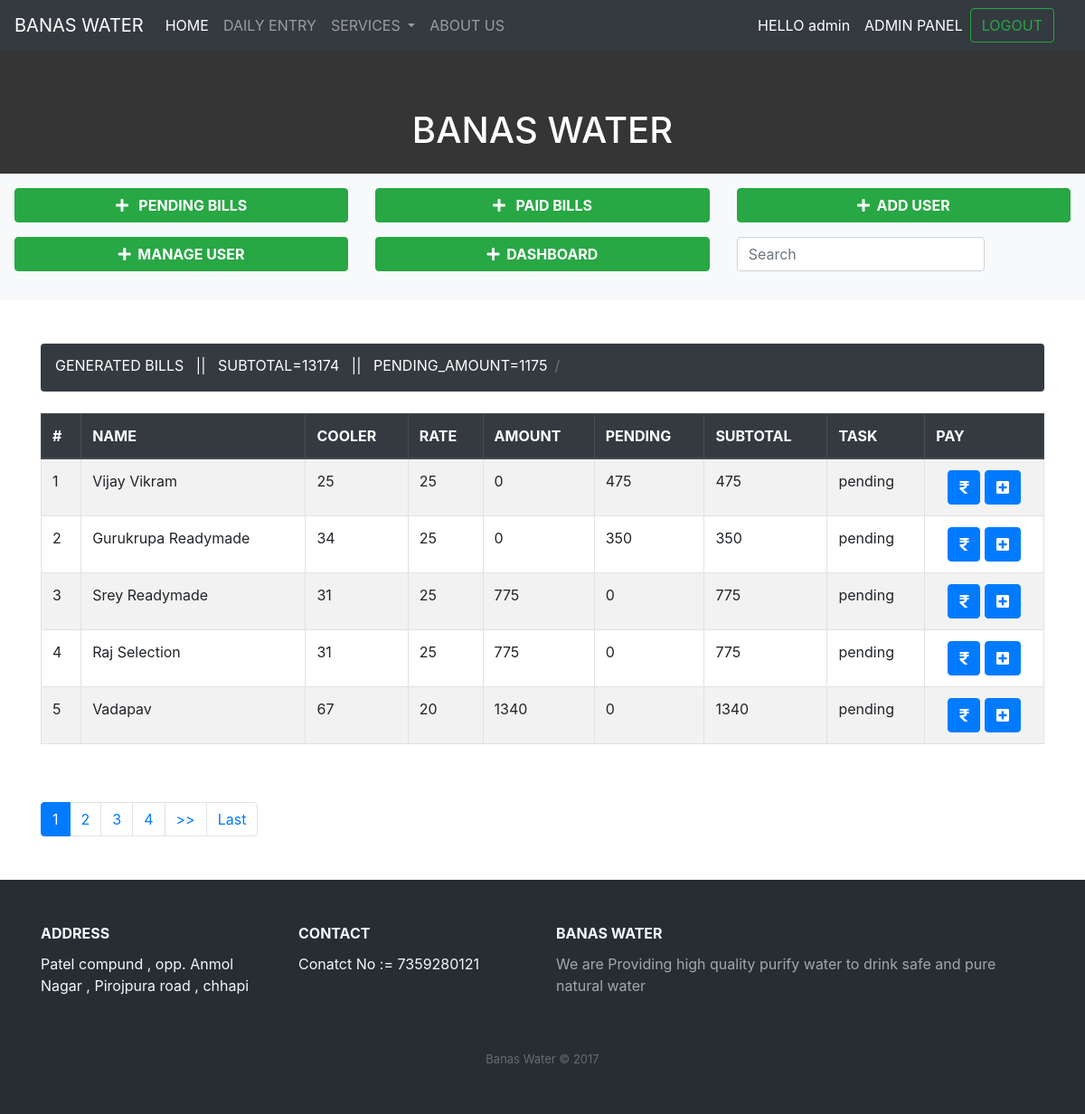
Page /banasadmin/ (signed in) on the committed database.
### banasadmin/models.py (models this page shows)
class Bill(models.Model):
    id = models.AutoField(primary_key=True)
    name = models.CharField(max_length=100)
    cooler = models.IntegerField()
    rate = models.IntegerField()
    amount = models.IntegerField()
    pending_amount = models.IntegerField()
    subtotal = models.IntegerField()
    task = models.CharField(max_length=100)

### pages/decoraters.py (the view)
        def wrapper_func(request,*args,**kwargs):
            group = None
            if request.user.groups.exists():
                group = request.user.groups.all()[0].name
            if group in allowed_roles:
                return view_fuc(request,*args, **kwargs)
            else:
                return render(request,'pages/404page.html')

### pages/decoraters.py (called while the page is built)
def allowed_users(allowed_roles=[]):
    def decorator(view_fuc):
        def wrapper_func(request,*args,**kwargs):
            group = None
            if request.user.groups.exists():
                group = request.user.groups.all()[0].name
            if group in allowed_roles:
                return view_fuc(request,*args, **kwargs)
            else:
                return render(request,'pages/404page.html')
        return wrapper_func
    return decorator

### banasadmin/templates/banasadmin/billadmin.html (shortened to what this page needs)
{% extends 'banasadmin/pagination.html' %}
{% block table_title %}GENERATED BILLS&nbsp;&nbsp;&nbsp;||&nbsp;&nbsp;&nbsp;SUBTOTAL={{c}}&nbsp;&nbsp;&nbsp;||&nbsp;&nbsp;&nbsp;PENDING_AMOUNT={{b}}
{% endblock table_title %}
{% block table_header %}
    <th>#</th>
    <th>NAME</th>
    <th>COOLER</th>
    <th>RATE</th>
    <th>AMOUNT</th>
    <th>PENDING</th>
    <th>SUBTOTAL</th>
    <th>TASK</th>
    <th>PAY</th>
{% endblock table_header %}
{% block table_data %}
    <td>{{ current_page.start_index|add:forloop.counter0 }}</td>
    <td>{{a.name}}</td>
    <td>{{a.cooler}}</td>
    <td>{{a.rate}}</td>
    <td>{{a.amount}}</td>
    <td>{{a.pending_amount}}</td>
    <td>{{a.subtotal}}</td>
    <td>{{a.task}}</td>
    <td class="text-center">
        <a class="btn btn-primary" href="/banasadmin/paybill/{{a.id}}"><i class="fas fa-rupee-sign"></i></a>
        <a class="btn btn-primary" href="/banasadmin/addbill/{{a.id}}"><i class="fas fa-plus-square"></i></a>
    </td>
{% endblock table_data %}

### banasadmin/templates/banasadmin/pagination.html (shortened to what this page needs)
{% extends 'pages/base.html' %}
{% block content %}
<div class=" py-3 text-white" style="background-color: #343534">
      <h1>&nbsp;&nbsp;<center>BANAS WATER</center></h1>
    </div>
    <div class="bg-light p-3">
    <div class="row">
       <div class="col-md-4">
         <a href="{% url 'pendingadmin' %}" class="btn btn-success d-block font-weight-bold mb-3">
          <i class="fas fa-plus"></i> &nbsp; PENDING BILLS</a>
       </div>
       <div class="col-md-4">
         <a href="{% url 'paidbilladmin' %}" class="btn btn-success d-block font-weight-bold mb-3">
          <i class="fas fa-plus"></i> &nbsp; PAID BILLS</a>
       </div>
       <div class="col-md-4">
         <a href="{% url 'addcustomer' %}" class="btn btn-success d-block font-weight-bold mb-3">
          <i class="fas fa-plus"></i> &nbsp;ADD USER</a>
       </div>
       <div class="col-md-4">
         <a href="{% url 'manageuser' %}" class="btn btn-success d-block font-weight-bold mb-3">
          <i class="fas fa-plus"></i> &nbsp;MANAGE USER</a>
       </div>
        <div class="col-md-4">
         <a href="{% url 'billadmin' %}" class="btn btn-success d-block font-weight-bold mb-3">
          <i class="fas fa-plus"></i> &nbsp;DASHBOARD</a>
       </div>
       <div class="col-md-4">
       <form class="form-inline my-2 my-lg-0" method="GET">
        <input class="form-control mr-sm-2" type="text" placeholder="Search" value="{{request.get.q}}" aria-label="Search" name="q">
    </form>
    </div>
    </div>
  </div>
<div class="container mt-5">
    <nav aria-label="breadcrumb" class="mb-4 ">
        <ol class="breadcrumb  bg-dark" style="height: 53px;">
          <li class="breadcrumb-item active text-white " aria-current="page">
          {% block table_title %}
          {% endblock table_title %}
          <li class="breadcrumb-item">
          </li>
        </ol>
      </nav>
    <div class="table-responsive">
    <table class="table table-striped thead-dark table-bordered table">
        <thead class="thead-dark">
          <tr>
{% block table_header %}
{% endblock table_header %}
          </tr>
        </thead>
        <tbody>
            {% for a in current_page %}
          <tr>
{% block table_data %}
{% endblock table_data %}
          </tr>
          {% endfor %}
         </tbody>
      </table>
    </div>
      {% if is_paginated %}
      <nav class="my-5">
        <ul class="pagination ">
          {% for page in paginator.page_range %}
          <li class="page-item {% if page == current_page.number %}active{% endif %}">
            <a class="page-link" href="?page={{ page }}">{{ page }}</a>
          </li>
          {% endfor %}
          {% if current_page.has_next %}
          <li class="page-item"><a class="page-link" href="?page={{ current_page.next_page_number }}">>></a></li>
          <li class="page-item"><a class="page-link" href="?page={{ current_page.paginator.num_pages }}">Last</a></li>
          {% endif %}
        </ul>
      </nav>
  {% endif %}
</div>
{% endblock content %}

### pages/templates/pages/menu.html (shortened to what this page needs)
<nav class="navbar navbar-expand-lg navbar-dark bg-dark ">
  <a class="navbar-brand" href="#">BANAS WATER</a>
  <div class="collapse navbar-collapse" id="navbarSupportedContent">
    <ul class="navbar-nav mr-auto">
      <li class="nav-item active">
        <a class="nav-link" href="/">HOME <span class="sr-only">(current)</span></a>
      </li>
      <li class="nav-item">
        {% if request.user.is_superuser %}
        <a class="nav-link" href="{% url 'dailyentryadmin' %}">DAILY ENTRY</a>
        {% else %}
        <a class="nav-link" href="{% url 'dailyentry' %}">DAILY ENTRY</a>
        {% endif %}
      </li>
      <li class="nav-item dropdown">
        <a class="nav-link dropdown-toggle" href="#" id="navbarDropdown" role="button" data-toggle="dropdown" aria-haspopup="true" aria-expanded="false">
          SERVICES
        </a>
      </li>
       <li class="nav-item">
        <a class="nav-link" href="{% url 'about' %}">ABOUT US</a>
      </li>
    </ul>
    <form class="form-inline my-2 my-lg-0">
    {% if user.is_authenticated %}
    <ul class="navbar-nav mr-auto">
      <li class="nav-item active">
        <a class="nav-link" href="#">HELLO {{user.username}} <span class="sr-only">(current)</span></a>
      </li>
      {% if request.user.is_superuser %}
        <li class="nav-item active">
        <a class="nav-link" href="/admin">ADMIN PANEL<span class="sr-only">(current)</span></a>
      </li>
      {% endif %}
    </ul>
       <button class="btn btn-outline-success my-2 my-sm-0" type="submit" formaction="{% url 'logout' %}">LOGOUT</button>&nbsp;&nbsp;&nbsp;&nbsp;
      {% else %}
      <button class="btn btn-outline-success my-2 my-sm-0" type="submit" formaction="{% url 'login' %}">LOGIN</button>&nbsp;&nbsp;&nbsp;&nbsp;
      <button class="btn btn-outline-success my-2 my-sm-0" type="submit" formaction="{% url 'signup' %}">SIGNUP</button>&nbsp;&nbsp;&nbsp;&nbsp;
      {% endif %}
    </form>
  </div>
</nav>

### rows in the picture
Bill: start_index|add "1", name "Vijay Vikram", cooler "25", rate "25", amount "0", pending_amount "475", subtotal "475", task "pending"
Bill: start_index|add "2", name "Gurukrupa Readymade", cooler "34", rate "25", amount "0", pending_amount "350", subtotal "350", task "pending"
Bill: start_index|add "3", name "Srey Readymade", cooler "31", rate "25", amount "775", pending_amount "0", subtotal "775", task "pending"
Bill: start_index|add "4", name "Raj Selection", cooler "31", rate "25", amount "775", pending_amount "0", subtotal "775", task "pending"
Bill: start_index|add "5", name "Vadapav", cooler "67", rate "20", amount "1340", pending_amount "0", subtotal "1340", task "pending"

### other values in the picture
{{ user.username }} "admin"
{{ c }} "13174"
{{ b }} "1175"
{{ page }} "1" "2" "3" "4"
